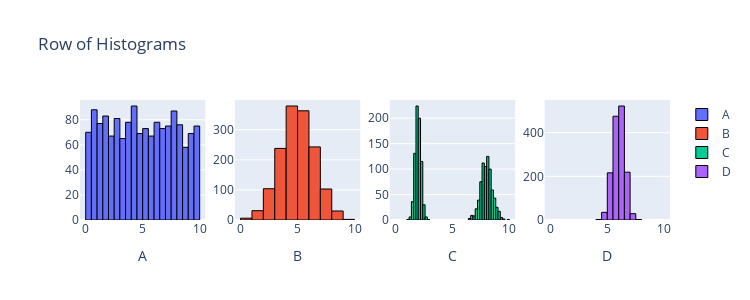

The code cell stored with this chart in its notebook:
### Markdown cell above
1. Data B and Data D, both have means around 5-6
2. Data B and Data C, both have means around 5, but Data C has larger variance due to its bimodal distribution
3. Data B and Data D, both have similar variances, but Data B has a mean around 5, while Data D has a mean around 6.
4. Data C and Data C, Data A has a uniform distribution with a mean around 5 and a large variance, while Data C has a bimodal distribution with means around 2 and 8 and a large variance.

### Code cell
from scipy import stats
import plotly.graph_objects as go
from plotly.subplots import make_subplots
import numpy as np

n = 1500
data1 = stats.uniform.rvs(0, 10, size=n)
data2 = stats.norm.rvs(5, 1.5, size=n)
data3 = np.r_[stats.norm.rvs(2, 0.25, size=int(n/2)), stats.norm.rvs(8, 0.5, size=int(n/2))]
data4 = stats.norm.rvs(6, 0.5, size=n)

fig = make_subplots(rows=1, cols=4)

fig.add_trace(go.Histogram(x=data1, name='A', nbinsx=30, marker=dict(line=dict(color='black', width=1))), row=1, col=1)
fig.add_trace(go.Histogram(x=data2, name='B', nbinsx=15, marker=dict(line=dict(color='black', width=1))), row=1, col=2)
fig.add_trace(go.Histogram(x=data3, name='C', nbinsx=45, marker=dict(line=dict(color='black', width=1))), row=1, col=3)
fig.add_trace(go.Histogram(x=data4, name='D', nbinsx=15, marker=dict(line=dict(color='black', width=1))), row=1, col=4)

fig.update_layout(height=300, width=750, title_text="Row of Histograms")
fig.update_xaxes(title_text="A", row=1, col=1)
fig.update_xaxes(title_text="B", row=1, col=2)
fig.update_xaxes(title_text="C", row=1, col=3)
fig.update_xaxes(title_text="D", row=1, col=4)
fig.update_xaxes(range=[-0.5, 10.5])

for trace in fig.data:
    trace.xbins = dict(start=0, end=10)
    
# This code was produced by just making requests to Microsoft Copilot
# https://github.com/pointOfive/stat130chat130/blob/main/CHATLOG/wk3/COP/SLS/0001_concise_makeAplotV1.md

fig.show() # USE `fig.show(renderer="png")` FOR ALL GitHub and MarkUs SUBMISSIONS

### Figure 1 — Plotly figure (JSON) as saved in the notebook; plotly's stock layout.template omitted (floating-point values rounded to 4 significant figures; data arrays with more than 128 entries replaced by an {"elided": "..."} marker saying what was removed)
{"data": [{"marker": {"line": {"color": "black", "width": 1}}, "name": "A", "nbinsx": 30, "type": "histogram", "x": {"elided": "1500 float values"}, "xaxis": "x", "xbins": {"end": 10, "start": 0}, "yaxis": "y"}, {"marker": {"line": {"color": "black", "width": 1}}, "name": "B", "nbinsx": 15, "type": "histogram", "x": {"elided": "1500 float values"}, "xaxis": "x2", "xbins": {"end": 10, "start": 0}, "yaxis": "y2"}, {"marker": {"line": {"color": "black", "width": 1}}, "name": "C", "nbinsx": 45, "type": "histogram", "x": {"elided": "1500 float values"}, "xaxis": "x3", "xbins": {"end": 10, "start": 0}, "yaxis": "y3"}, {"marker": {"line": {"color": "black", "width": 1}}, "name": "D", "nbinsx": 15, "type": "histogram", "x": {"elided": "1500 float values"}, "xaxis": "x4", "xbins": {"end": 10, "start": 0}, "yaxis": "y4"}], "layout": {"height": 300, "title": {"text": "Row of Histograms"}, "width": 750, "xaxis": {"anchor": "y", "domain": [0, 0.2125], "range": [-0.5, 10.5], "title": {"text": "A"}}, "xaxis2": {"anchor": "y2", "domain": [0.2625, 0.475], "range": [-0.5, 10.5], "title": {"text": "B"}}, "xaxis3": {"anchor": "y3", "domain": [0.525, 0.7375], "range": [-0.5, 10.5], "title": {"text": "C"}}, "xaxis4": {"anchor": "y4", "domain": [0.7875, 1], "range": [-0.5, 10.5], "title": {"text": "D"}}, "yaxis": {"anchor": "x", "domain": [0, 1]}, "yaxis2": {"anchor": "x2", "domain": [0, 1]}, "yaxis3": {"anchor": "x3", "domain": [0, 1]}, "yaxis4": {"anchor": "x4", "domain": [0, 1]}}}
